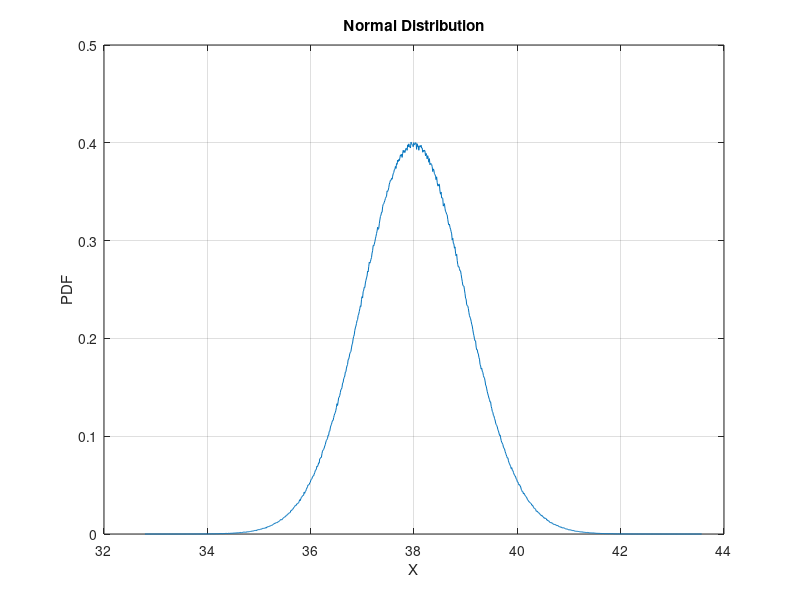

This figure's MATLAB source:
% Generate random numbers using randn in a 1xN vector
N = 10000000;
mean = 38;
sd = 1;
X = mean + randn(1, N)*sd;

a = min(X);
b = max(X);

% define approximate value of d
d = (b-a)/1000;

% generate vector h = [a, a+d, a+2d, ..., b]
h = a:d:b;

% count the values which lie in values of h vector, and find PDF
fX = hist(X, h)/(N*d);

% plot the PDF obtained above 
figure(1);
plot(h, fX);
title('Normal Distribution');
xlabel('X');
ylabel('PDF');
%axis([a-1, b+1, 0.1, 0.25]);
grid;
